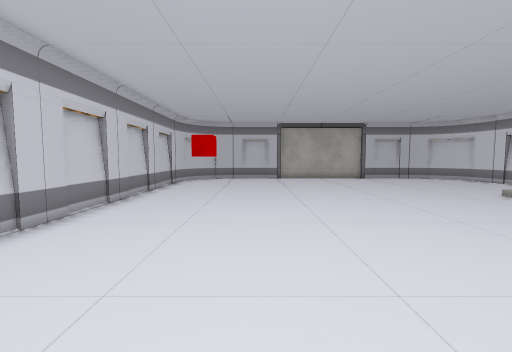
[1] (above)

16 first-person views from a walk through a scene from a Unity 3-D project. The camera is 1.4 m above the floor, tilts 4° down and sees 90° across. The floor is counted in squares, 1 m on a side. Each view is taken from the middle of a square. On the plan, view 1 faces up. The plan holds only what a view shows up to about 13 squares ahead; the rest is blank. The player character is not drawn. Some surface patterns are stand-ins.

[2]
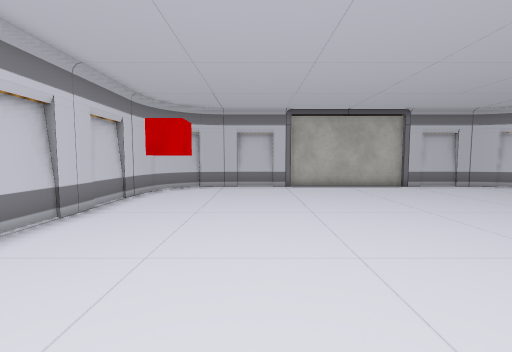

[3]
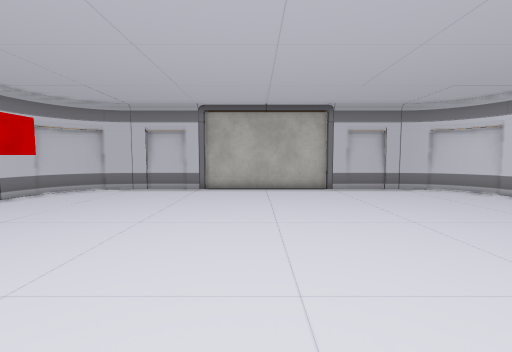

[4]
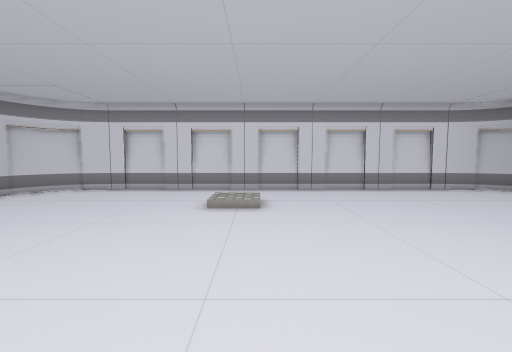

[5]
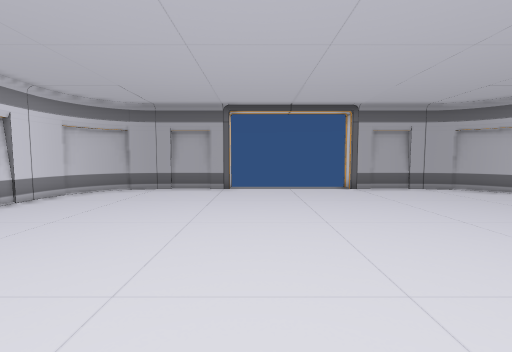

[6]
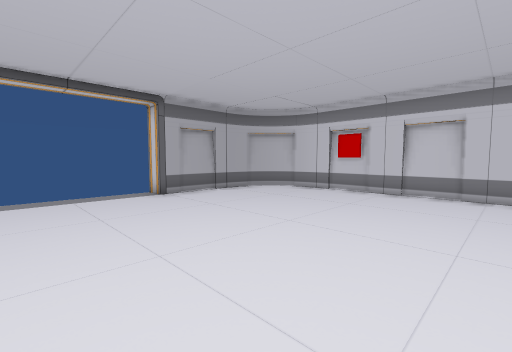

[7]
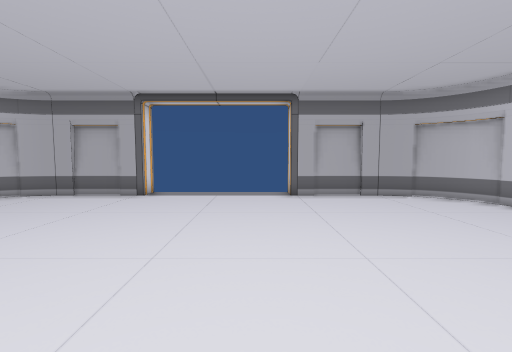

[8]
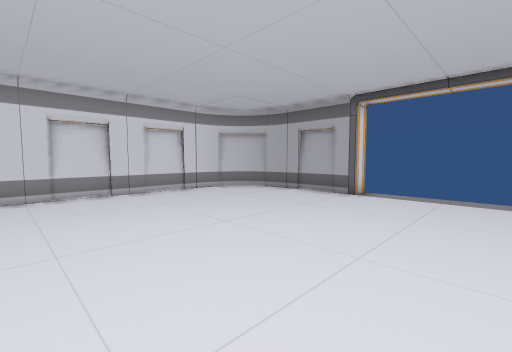

[9]
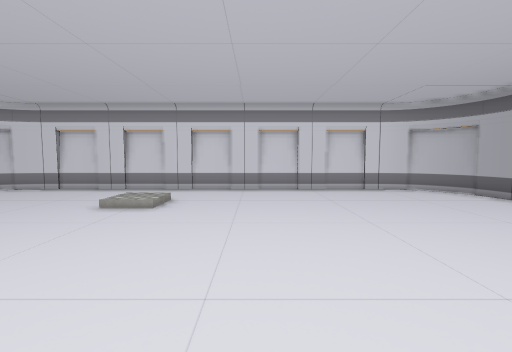

[10]
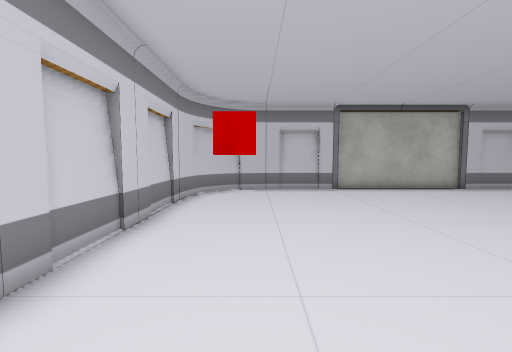

[11]
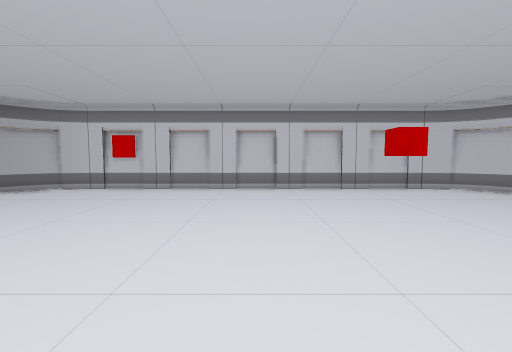

[12]
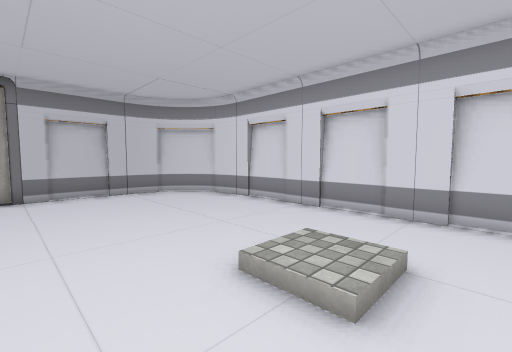

[13]
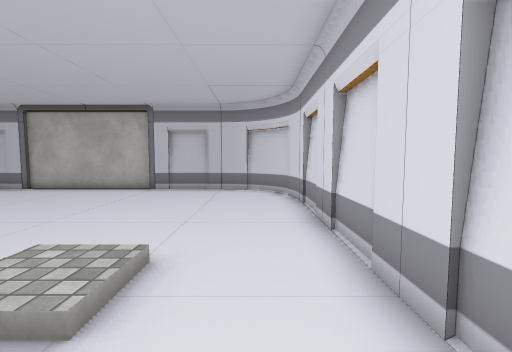

[14]
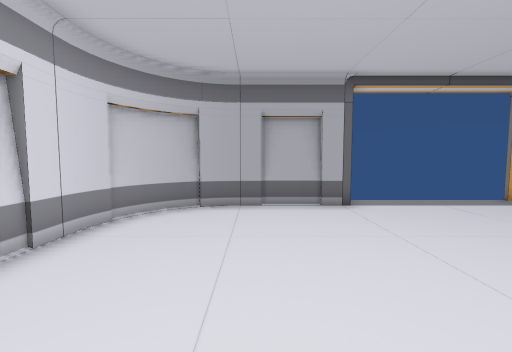

[15]
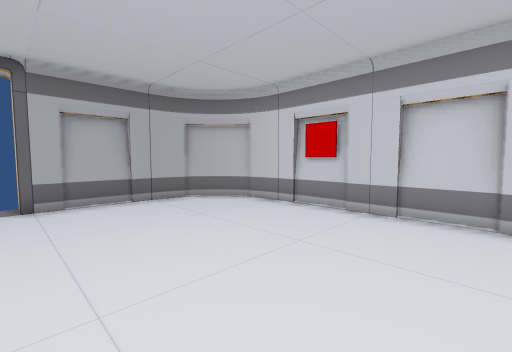

[16]
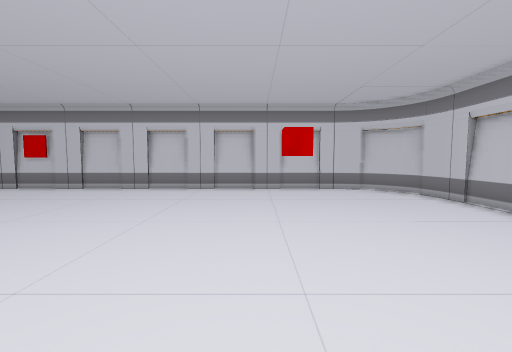

### Floor plan
Points are (right, up) in squares from view 1. A wall is a line through its corners. A room is listed if a view was taken in it or the views show most of it. See-through windows are left out.
Room 1 (views 1, 2, 3, 4, 5, 6, 7, 8, 9, 10, 11, 12, 13, 14, 15, 16)
walls: (-4.5, -0.8) (-4.4, -1.3); (-4.4, 15.4) (-4.5, 14.9); (-4.5, -1.3) (-4.3, -1.7); (7.2, -4.6) (7.2, -3.6) (10.9, -3.6); (-1.9, 17.5) (-2.4, 17.4); (-4.4, -1.7) (-4.1, -2.3) (-3.4, -3) (-2.7, -3.4); (-4.3, 15.8) (-4.5, 15) (-4.5, -1); (-2.3, 17.4) (-2.8, 17.2); (-2, -3.6) (1.7, -3.6) (1.7, -4.5); (13.4, 14.8) (13.3, 15.3); (-2.8, -3.2) (-2.3, -3.4) (-1.9, -3.5); (-4.3, -2.1) (-3.8, -2.7) (-3.1, -3.2); (-2.6, 17.4) (-3.6, 16.9) (-4.2, 16); (-4.2, 16.2) (-4.4, 15.7); (13.5, -1) (13.5, 15); (-3.1, 17.2) (-3.7, 16.7); (-3.4, 17) (-4, 16.4); (10.7, -3.5) (11.3, -3.4); (13.4, 15.2) (13.2, 15.7); (13.3, -1.4) (13.4, -0.8); (11.1, -3.4) (11.7, -3.2); (10.9, 17.6) (-2, 17.6); (11.3, 17.4) (10.7, 17.5); (13.2, -1.8) (13.4, -1.2); (13.3, 15.7) (13.1, 16.2); (11.7, 17.2) (11.2, 17.4); (13.1, 16.1) (12.7, 16.7) (12, 17.2); (11.6, -3.4) (12.4, -3) (12.9, -2.4) (13.3, -1.7); (12.8, 16.5) (12.3, 17) (11.6, 17.4); (12, -3.2) (12.6, -2.7) (13.1, -2.1)
objects: other object (-3, 12) to (-2, 13)

Positions as (right, up) in squares from view 1, and headings:
1: (0, 0), facing up
2: (0, 5), facing up
3: (4, 6), facing up
4: (2, 8), facing right
5: (6, 8), facing down
6: (6, 6), facing down-left
7: (3, 6), facing down
8: (3, 6), facing down-right
9: (2, 5), facing right
10: (-2, 6), facing up
11: (7, 7), facing left
12: (7, 7), facing up-right
13: (12, 6), facing up
14: (10, 4), facing down
15: (2, 5), facing down-left
16: (7, 11), facing left
